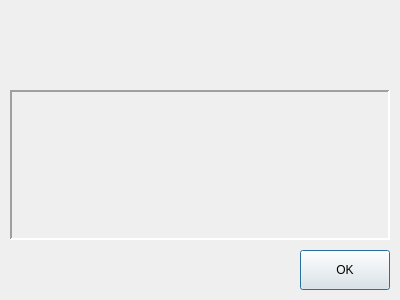
<?xml version="1.0" encoding="UTF-8"?>
<ui version="4.0">
 <class>aboutWindow</class>
 <widget class="QDialog" name="aboutWindow">
  <property name="windowModality">
   <enum>Qt::ApplicationModal</enum>
  </property>
  <property name="geometry">
   <rect>
    <x>0</x>
    <y>0</y>
    <width>400</width>
    <height>300</height>
   </rect>
  </property>
  <widget class="QLabel" name="projectIcon">
   <property name="geometry">
    <rect>
     <x>10</x>
     <y>10</y>
     <width>64</width>
     <height>64</height>
    </rect>
   </property>
   <property name="text">
    <string/>
   </property>
   <property name="pixmap">
    <pixmap resource="guglielmo.qrc">:/guglielmo.ico</pixmap>
   </property>
   <property name="scaledContents">
    <bool>true</bool>
   </property>
  </widget>
  <widget class="QLabel" name="nameLabel">
   <property name="geometry">
    <rect>
     <x>100</x>
     <y>10</y>
     <width>250</width>
     <height>32</height>
    </rect>
   </property>
   <property name="font">
    <font>
     <pointsize>15</pointsize>
     <weight>75</weight>
     <bold>true</bold>
    </font>
   </property>
   <property name="text">
    <string/>
   </property>
   <property name="textFormat">
    <enum>Qt::PlainText</enum>
   </property>
  </widget>
  <widget class="QLabel" name="versionLabel">
   <property name="geometry">
    <rect>
     <x>100</x>
     <y>50</y>
     <width>250</width>
     <height>20</height>
    </rect>
   </property>
   <property name="font">
    <font>
     <pointsize>11</pointsize>
     <weight>75</weight>
     <italic>true</italic>
     <bold>true</bold>
    </font>
   </property>
   <property name="text">
    <string/>
   </property>
  </widget>
  <widget class="QLabel" name="aboutLabel">
   <property name="geometry">
    <rect>
     <x>10</x>
     <y>90</y>
     <width>380</width>
     <height>150</height>
    </rect>
   </property>
   <property name="frameShape">
    <enum>QFrame::Panel</enum>
   </property>
   <property name="frameShadow">
    <enum>QFrame::Sunken</enum>
   </property>
   <property name="lineWidth">
    <number>2</number>
   </property>
   <property name="alignment">
    <set>Qt::AlignLeading|Qt::AlignLeft|Qt::AlignTop</set>
   </property>
  </widget>
  <widget class="QPushButton" name="okButton">
   <property name="geometry">
    <rect>
     <x>300</x>
     <y>250</y>
     <width>90</width>
     <height>40</height>
    </rect>
   </property>
   <property name="toolTip">
    <string extracomment="close window"/>
   </property>
   <property name="text">
    <string>OK</string>
   </property>
  </widget>
 </widget>
 <resources>
  <include location="guglielmo.qrc"/>
 </resources>
 <connections/>
</ui>
